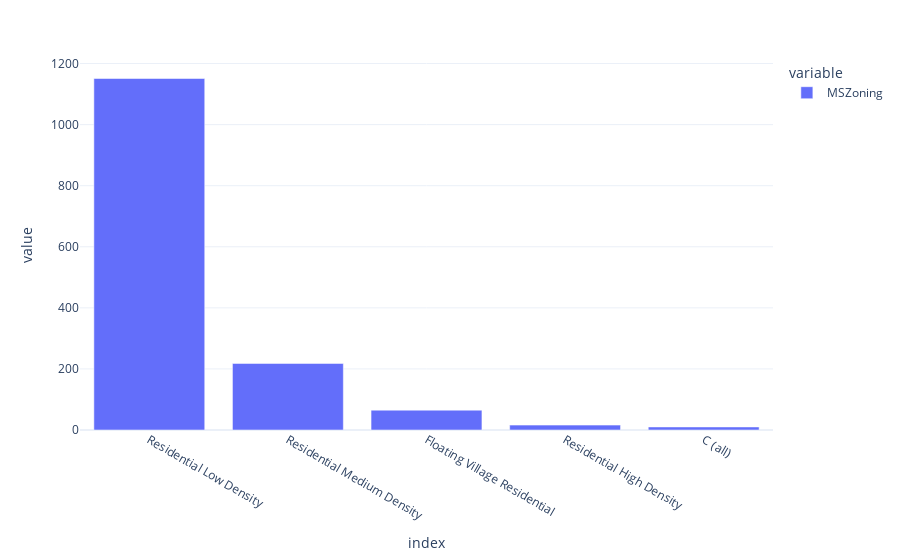

Notebook source saved alongside this figure:
### Code cell
px.bar(df.MSZoning.replace(col_map).value_counts())

### Figure 1 — Plotly figure (JSON) as saved in the notebook; plotly's stock layout.template omitted (floating-point values rounded to 4 significant figures)
{"data": [{"alignmentgroup": "True", "hovertemplate": "variable=MSZoning<br>index=%{x}<br>value=%{y}<extra></extra>", "legendgroup": "MSZoning", "marker": {"color": "#636efa"}, "name": "MSZoning", "offsetgroup": "MSZoning", "orientation": "v", "showlegend": true, "textposition": "auto", "type": "bar", "x": ["Residential Low Density", "Residential Medium Density", "Floating Village Residential", "Residential High Density", "C (all)"], "xaxis": "x", "y": [1151, 218, 65, 16, 10], "yaxis": "y"}], "layout": {"barmode": "relative", "legend": {"title": {"text": "variable"}, "tracegroupgap": 0}, "margin": {"t": 60}, "xaxis": {"anchor": "y", "domain": [0, 1], "title": {"text": "index"}}, "yaxis": {"anchor": "x", "domain": [0, 1], "title": {"text": "value"}}}}
